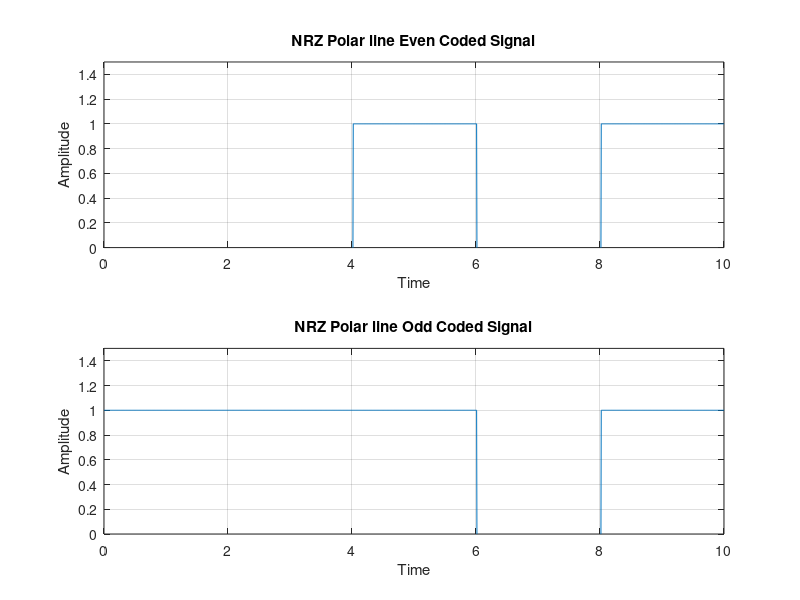
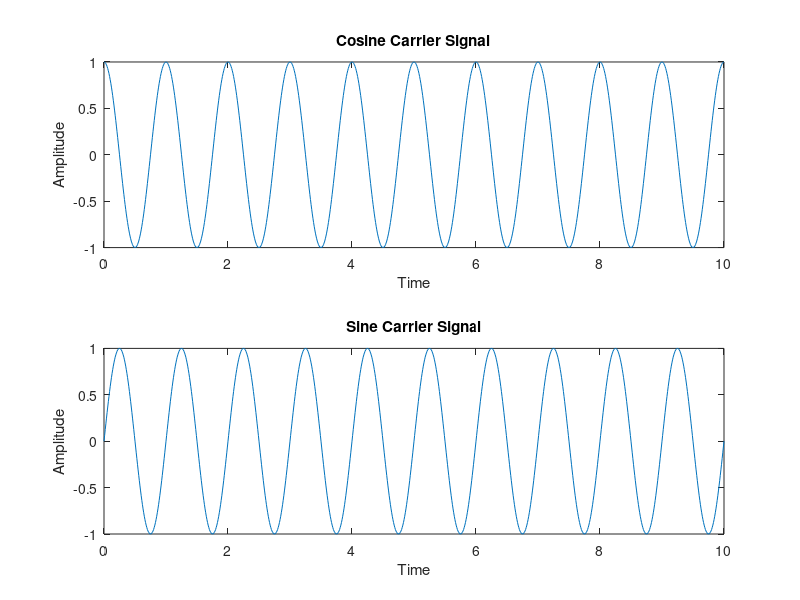
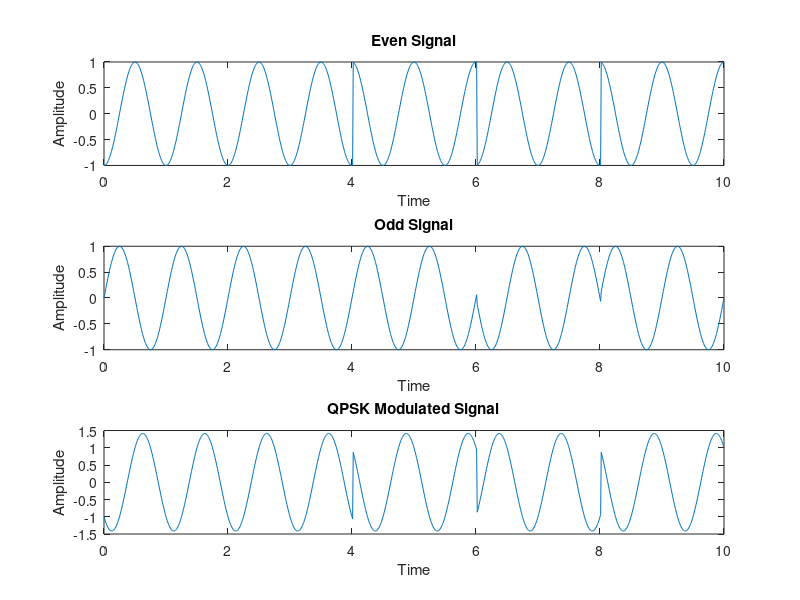
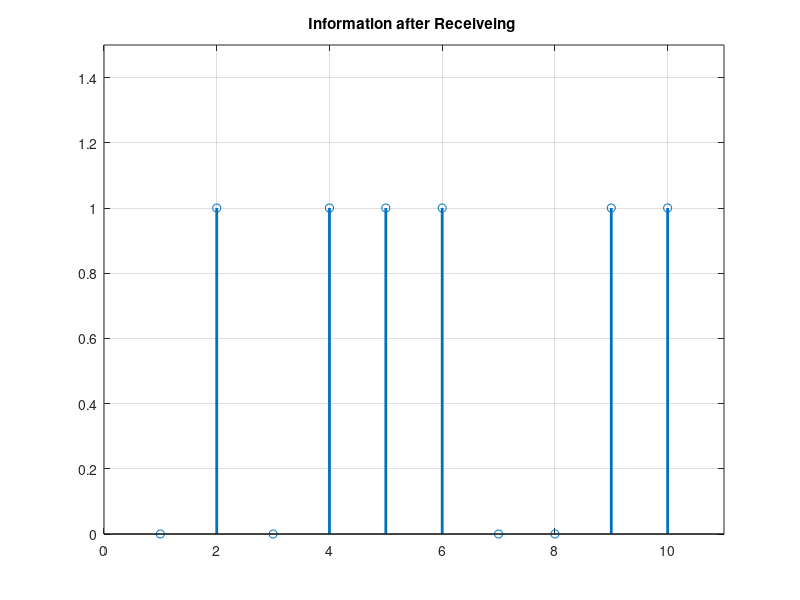

MATLAB code for these plots, in order:
%QPSK waveform generation
clc;
clear all; 
close all;

%x = randi([0,1],1,10);
x = [0 1 0 1 1 1 0 0 1 1]; 
%Bits to polar
for i=1:length(x)
    if x(i)==0
        p(i)=-1;
    else
        p(i)=1;
    end
end
%separation of even and odd sequence
even_seq= p(1:2:length(x));
odd_seq=p(2:2:length(x));

%NRZ polar line coder signal generation
i=1;
t=0:0.01:length(x); 
m=2:2:length(x);
for j=1:length(t)
    if t(j)<=m(i)
        even_ps(j)=even_seq(i);
    else
        even_ps(j)=even_seq(i);
        i=i+1;
    end
end
i=1;
m=2:2:length(x);
for j=1:length(t)
    if t(j)<=m(i)
        odd_ps(j)=odd_seq(i);
    else
        odd_ps(j)=odd_seq(i);
        i=i+1;
    end
end
figure(1)


subplot(2,1,1);
plot(t,even_ps);
axis([0 10 0 1.5]);
title('NRZ Polar line Even Coded Signal');
xlabel('Time')
ylabel('Amplitude')
grid on;

subplot(2,1,2);
plot(t,odd_ps);
axis([0 10 0 1.5]);
xlabel('Time')
ylabel('Amplitude')
title('NRZ Polar line Odd Coded Signal')
grid on;


%carrier signals generation
c1=cos(2*pi*1*t);
c2=sin(2*pi*1*t);

figure(2)
subplot(211);
plot(t,c1);
xlabel('Time')
ylabel('Amplitude')
title('Cosine Carrier Signal')

subplot(212)
plot(t,c2);
xlabel('Time')
ylabel('Amplitude')
title('Sine Carrier Signal')

%QPSK waveform generation
r1=even_ps.*c1;
r2=odd_ps.*c2;
qpsk_sig=r1-r2;

figure(3)
subplot(3,1,1)
plot(t,r1);
xlabel('Time')
ylabel('Amplitude')
title('Even Signal')

subplot(3,1,2)
plot(t,r2);
xlabel('Time')
ylabel('Amplitude')
title('Odd Signal')

subplot(3,1,3);
plot(t,qpsk_sig);
xlabel('Time')
ylabel('Amplitude')
title('QPSK Modulated Signal')

figure(4)

stem(x,'linewidth',2) 
title('Information after Receiveing ');
axis([0 11 0 1.5]), grid on;






